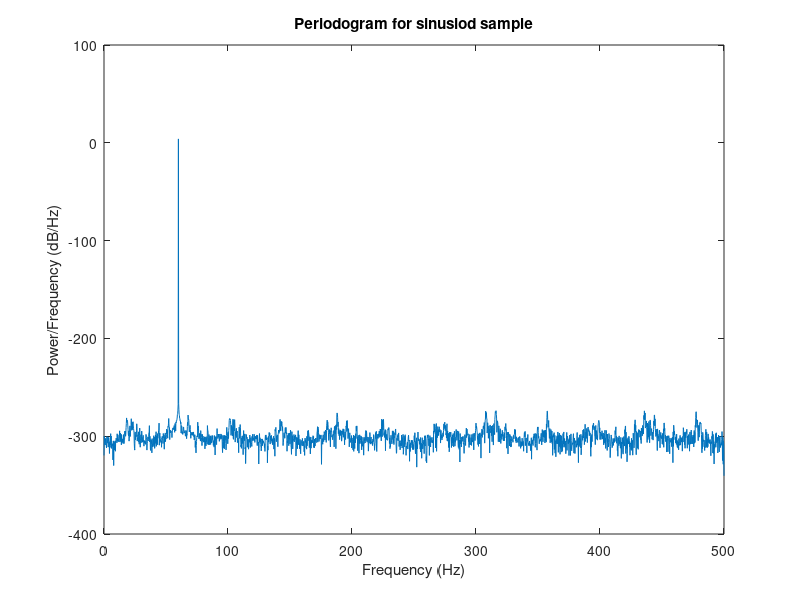
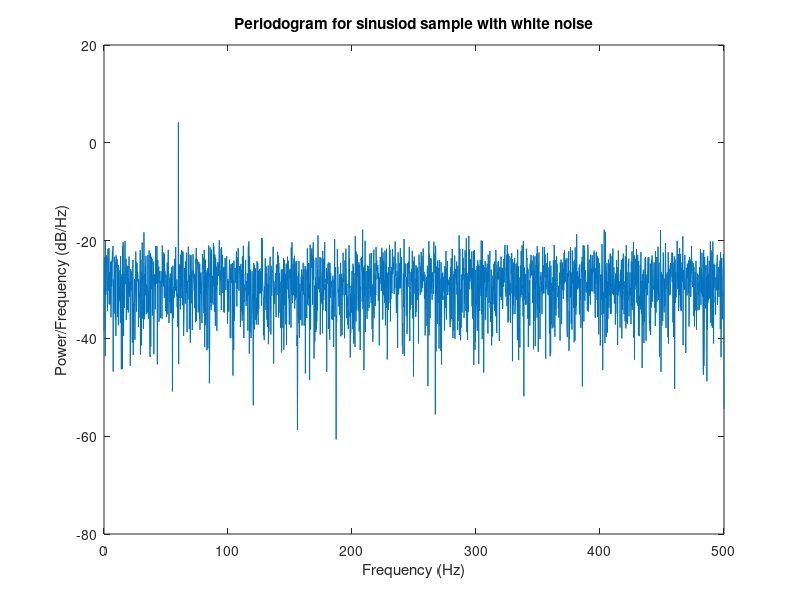

MATLAB code for these plots, in order: (Note: this script raises an error after producing the figures.)
% Play around with different FIR filters


%% Generate data - known frequency sinusoid + white noise

% sampling rate
Fs = 1000;     
dt = 1/Fs;   
% length of sample
stopTime = 5;  % in secs
L = Fs*stopTime;  % in samples
% time vector
t = (0:dt:stopTime-dt)';
% signal frequency
signalF = 60;   
% generate sample
x = sin(2*pi*signalF*t);
% add noise
xn = x + randn([length(t), 1]);


%% Get phase of original signal

analyticSignal = hilbert(x);
xphase = angle(analyticSignal);


%% Check spectrum of signal and noisy signal

% get fft
xfft = fft(x);
% get only half of it 
xfft_part = xfft(1:floor(L/2)+1);
% get amplitude values 
xfft_amp = abs(xfft_part);
% get power
xfft_pow = xfft_amp.^2;
% multiply by two for all components excluding the DC (zero) and Nquist frequency 
% in order to correct for taking only half of the fft output 
xfft_pow(2:end-1) = xfft_pow(2:end-1)*2;
% normalize with time for density
xpsd = xfft_pow/(Fs*L);

% frequencies for the fft
freq = 0:Fs/L:Fs/2;

% plot
figure;
plot(freq, 10*log10(xpsd));
title('Periodogram for sinusiod sample');
xlabel('Frequency (Hz)');
ylabel('Power/Frequency (dB/Hz)');

% same for noisy data
xnfft = fft(xn);
xnfft_pow = abs(xnfft(1:floor(L/2+1))).^2;
xnfft_pow(2:end-1) = xnfft_pow(2:end-1)*2;
xnpsd = xnfft_pow/(Fs*L);
figure;
plot(freq, 10*log10(xnpsd));
title('Periodogram for sinusiod sample with white noise');
xlabel('Frequency (Hz)');
ylabel('Power/Frequency (dB/Hz)');


%% Get FIR filters using EEGLAB functions

% init eeglab / put eeglab functions into path
eeglab nogui;

% lowpass

% We query optimal Kaiser window parameters for given passpand ripple and
% transition bandwidth (Hz)
lpRipple = 0.004;
lpBW = 3;
lpWtype = 'kaiser';
lpCutoff = 62;
lpCutoffNorm = lpCutoff/(Fs/2);  % normalized freq to rad/sample
% get Kaiser beta
lpBeta = kaiserbeta(lpRipple);
% estimate order
lpOrder = firwsord(lpWtype, Fs, lpBW, lpRipple);
% get window
lpWindow = windows(lpWtype, lpOrder+1, lpBeta);
% get filter
lpCoeffs = firws(lpOrder, lpCutoffNorm, lpWindow);


% highpass

hpRipple = 0.004;
hpBW = 3;
hpWtype = 'kaiser';
hpCutoff = 58;
hpCutoffNorm = hpCutoff/(Fs/2);  % normalized freq to rad/sample
% get Kaiser beta
hpBeta = kaiserbeta(hpRipple);
% estimate order
hpOrder = firwsord(hpWtype, Fs, hpBW, hpRipple);
% get window
hpWindow = windows(hpWtype, hpOrder+1, hpBeta);
% get filter
hpCoeffs = firws(hpOrder, hpCutoffNorm, 'high', hpWindow);


%% Filter signal and its noisy version

% lowpass

% sinusoid signal
xeeg = struct;
xeeg.srate = Fs;
xeeg.data = x';
xeeg.trials = 1;
xeeg.pnts = L;
xeeg.event = [];
xeeg = firfilt(xeeg, lpCoeffs, length(xeeg.data));

% signal + noise
xneeg = struct;
xneeg.srate = Fs;
xneeg.data=xn';
xneeg.trials = 1;
xneeg.pnts = L;
xneeg.event = [];
xneeg = firfilt(xneeg, lpCoeffs, length(xneeg.data));


% highpass

xeeg = firfilt(xeeg, hpCoeffs, length(xeeg.data));
xneeg = firfilt(xneeg, hpCoeffs, length(xneeg.data));


%% Check filtering results

% get fft
xfft = fft(xeeg.data);
% get only half of it 
xfft_part = xfft(1:floor(L/2)+1);
% get amplitude values 
xfft_amp = abs(xfft_part);
% get power
xfft_pow = xfft_amp.^2;
% multiply by two for all components excluding the DC (zero) and Nquist frequency 
% in order to correct for taking only half of the fft output 
xfft_pow(2:end-1) = xfft_pow(2:end-1)*2;
% normalize with time for density
xpsd = xfft_pow/(Fs*L);

% frequencies for the fft
freq = 0:Fs/L:Fs/2;

% plot
figure;
plot(freq, 10*log10(xpsd));
title('Periodogram for sinusiod sample after filtering');
xlabel('Frequency (Hz)');
ylabel('Power/Frequency (dB/Hz)');

% same for noisy data
xnfft = fft(xneeg.data);
xnfft_pow = abs(xnfft(1:floor(L/2+1))).^2;
xnfft_pow(2:end-1) = xnfft_pow(2:end-1)*2;
xnpsd = xnfft_pow/(Fs*L);
figure;
plot(freq, 10*log10(xnpsd));
title('Periodogram for sinusiod sample with white noise after filtering');
xlabel('Frequency (Hz)');
ylabel('Power/Frequency (dB/Hz)');


%% Get phase of filtered signal and noisy signal

analyticSignal = hilbert(xeeg.data');
filt_xphase = angle(analyticSignal);

analyticSignal = hilbert(xneeg.data');
filt_xnphase = angle(analyticSignal);

